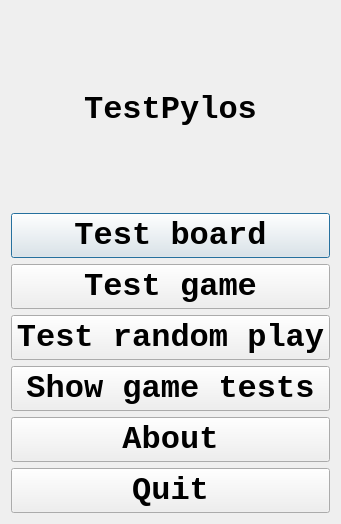
<?xml version="1.0" encoding="UTF-8"?>
<ui version="4.0">
 <class>QtTestPylosMenuDialog</class>
 <widget class="QDialog" name="QtTestPylosMenuDialog">
  <property name="geometry">
   <rect>
    <x>0</x>
    <y>0</y>
    <width>341</width>
    <height>524</height>
   </rect>
  </property>
  <property name="font">
   <font>
    <family>Courier New</family>
    <pointsize>24</pointsize>
    <weight>75</weight>
    <bold>true</bold>
   </font>
  </property>
  <property name="windowTitle">
   <string>TestPylos</string>
  </property>
  <property name="windowIcon">
   <iconset resource="ToolTestPylos.qrc">
    <normaloff>:/images/R.png</normaloff>:/images/R.png</iconset>
  </property>
  <layout class="QVBoxLayout" name="verticalLayout">
   <item>
    <widget class="QLabel" name="label_title">
     <property name="text">
      <string>TestPylos</string>
     </property>
     <property name="alignment">
      <set>Qt::AlignCenter</set>
     </property>
    </widget>
   </item>
   <item>
    <widget class="QPushButton" name="button_test_board">
     <property name="text">
      <string>Test board</string>
     </property>
    </widget>
   </item>
   <item>
    <widget class="QPushButton" name="button_test_game">
     <property name="text">
      <string>Test game</string>
     </property>
    </widget>
   </item>
   <item>
    <widget class="QPushButton" name="button_random_play">
     <property name="text">
      <string>Test random play</string>
     </property>
    </widget>
   </item>
   <item>
    <widget class="QPushButton" name="button_show_game_tests">
     <property name="text">
      <string>Show game tests</string>
     </property>
    </widget>
   </item>
   <item>
    <widget class="QPushButton" name="button_about">
     <property name="text">
      <string>About</string>
     </property>
    </widget>
   </item>
   <item>
    <widget class="QPushButton" name="button_quit">
     <property name="text">
      <string>Quit</string>
     </property>
    </widget>
   </item>
  </layout>
 </widget>
 <resources>
  <include location="ToolTestPylos.qrc"/>
 </resources>
 <connections/>
</ui>
